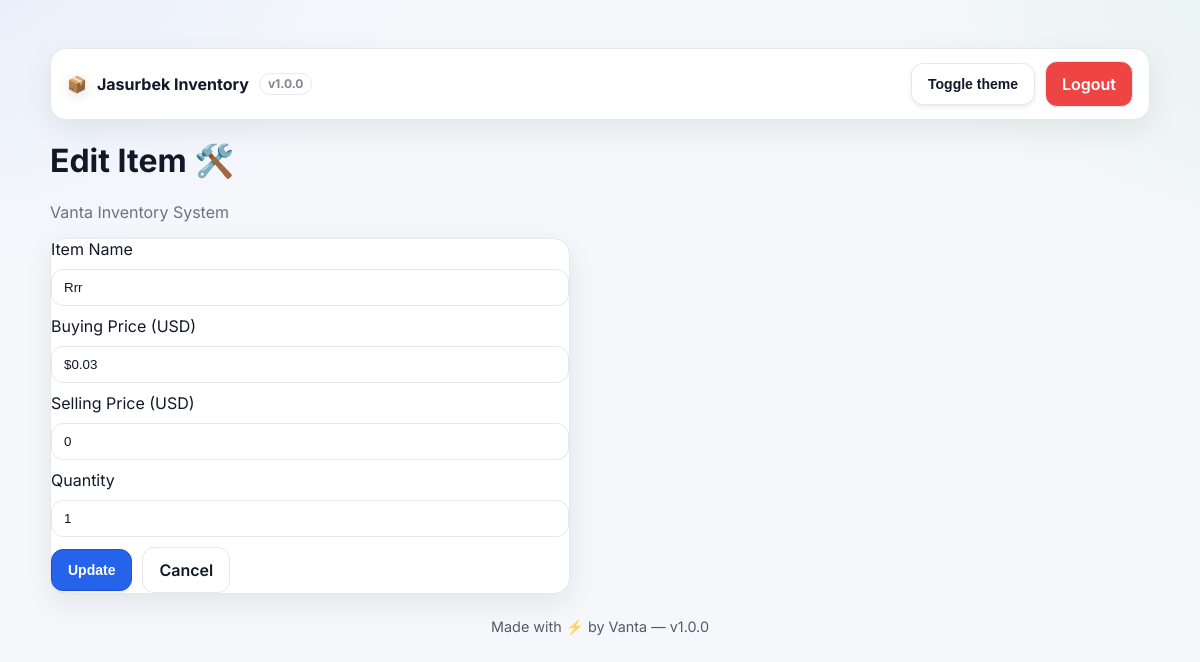
The app's page /edit/7 (signed in), older data.
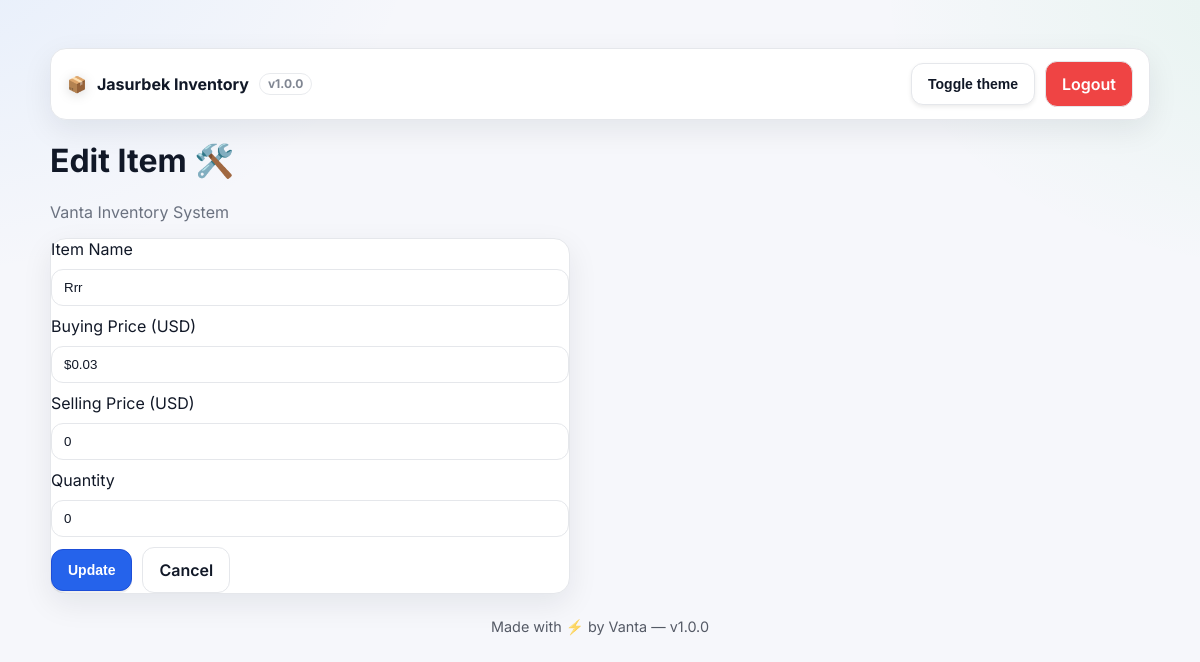
The same page, newer data.
### tables this page shows
CREATE TABLE inventory (
                id INTEGER PRIMARY KEY AUTOINCREMENT,
                name TEXT NOT NULL,
                buying_price REAL NOT NULL DEFAULT 0,
                selling_price REAL NOT NULL DEFAULT 0,
                quantity INTEGER NOT NULL DEFAULT 0,
                profit REAL NOT NULL DEFAULT 0,
                currency TEXT DEFAULT 'UZS',
                created_at TIMESTAMP NOT NULL DEFAULT CURRENT_TIMESTAMP
            , category TEXT, updated_at TIMESTAMP);

### app.py (the view, shortened to what this page needs)
@app.route("/edit/<int:item_id>", methods=["GET", "POST"])
def edit_item(item_id):
    if not is_logged_in():
        return redirect(url_for("login"))
    item = db.db_one("SELECT * FROM inventory WHERE id=:id", {"id": item_id})
    if not item:
        flash("Item not found!", "error")
        return redirect(url_for("index"))
    return render_template("edit.html", item=item)

### app.py (called while the page is built, shortened)
def get_version():
    try:
        return open("VERSION", encoding="utf-8").read().strip()
    except Exception:
        return os.getenv("APP_VERSION", "v1.0.0")

@app.context_processor
def inject_version():
    return {"APP_VERSION": get_version()}

def get_lang():
    return session.get("LANG", DEFAULT_LANG)

def get_curr():
    return session.get("CURR", DEFAULT_CURR)

def fmt_money(value, curr=None, lang=None):
    curr = curr or get_curr()
    lang = lang or get_lang()
    locale = "en_US" if lang == "en" else "uz_UZ"
    try:
        return _format_currency(float(value or 0), curr, locale=locale)
    except Exception:
        try:
            return f"{float(value):.2f} {curr}"
        except Exception:
            return f"{value} {curr}"

def _fetch_usd_rates():
    if OFFLINE:
        return {"USD": 1.0, "AED": 3.6725, "UZS": 12600.0}
    now = time.time()
    if _FX_CACHE["rates"] and (now - _FX_CACHE["ts"]) < 3600:
        return _FX_CACHE["rates"]

def convert_amount(value, from_curr=None, to_curr=None):
    try:
        v = float(value or 0)
    except Exception:
        return 0.0
    from_curr = (from_curr or BASE_CCY).upper()
    to_curr   = (to_curr or get_curr()).upper()
    if from_curr == to_curr:
        return v
    R = _fetch_usd_rates()
    if from_curr not in R or to_curr not in R:
        return v
    amount_usd = v / float(R[from_curr])
    return amount_usd * float(R[to_curr])

def money_plain(v, decimals=0):
    try:
        v = float(str(v).replace(",", ""))
    except (TypeError, ValueError):
        return v
    return f"{v:,.{decimals}f}"

def is_logged_in():
    return bool(session.get("logged_in"))

@app.before_request
def _inject_currency():
    g.CURRENCY = get_curr()

@app.template_filter("ccy")
def ccy(amount):
    return convert_amount(amount, from_curr=BASE_CCY, to_curr=get_curr())

@app.template_filter("fmtmoney")
def fmtmoney(amount):
    return fmt_money(amount, curr=get_curr(), lang=get_lang())

@app.context_processor
def inject_helpers():
    lang = get_lang()
    return {
        "fmt_money": fmt_money,
        "fmt_money_auto": fmt_money_auto,
        "convert": convert_amount,
        "USER_LANG": lang,
        "USER_CURR": get_curr(),
        "CURRENCY": get_curr(),
        "t": lambda key, _lang=None: t(key, lang if _lang is None else _lang),
    }

@app.template_filter("money")
def money_filter(v):
    try:
        return money_plain(v, decimals=0)
    except Exception:
        return v

### templates/edit.html (shortened to what this page needs)
﻿{% extends "base.html" %}
{% block content %}
<h1>Edit Item &#x1F6E0;&#xFE0F;</h1>
<p class="subtitle">Vanta Inventory System</p>
<form method="POST" class="form-col card edit-form">
  <label for="name">Item Name</label>
  <input id="name" type="text" name="name" placeholder="Item Name" value="{{ item[1] }}" required autocomplete="off" />
  <label for="buy">Buying Price ({{ CURRENCY }})</label>
  <input
    id="buy"
    type="text"
    name="buying_price"
    data-money
    data-decimals="0"
    inputmode="numeric"
    pattern="[\d,]*"
    autocomplete="off"
    placeholder="Buying Price ({{ CURRENCY }})"
    value="{{ (item[2] | ccy) | fmtmoney }}"
    value="{{ (item[3] | ccy) | fmtmoney }}"
    required />
  <label for="sell">Selling Price ({{ CURRENCY }})</label>
  <input
    id="sell"
    type="text"
    name="selling_price"
    data-money
    data-decimals="0"
    inputmode="numeric"
    pattern="[\d,]*"
    autocomplete="off"
    placeholder="Selling Price ({{ CURRENCY }})"
    value="{{ (item[3] | ccy) | money }}"
    required />
  <label for="qty">Quantity</label>
  <input id="qty" type="number" name="quantity" placeholder="Quantity" value="{{ item[4] }}" min="0" required />
  <div class="form-row form-actions">
    <button type="submit" class="btn btn-primary" id="saveBtn">Update</button>
    <a href="{{ url_for('index') }}" class="btn btn-outline">Cancel</a>
  </div>
</form>
{% endblock %}

### templates/base.html (shortened to what this page needs)
<!DOCTYPE html>
<html lang="{{ USER_LANG or 'en' }}">
<head>
  <link rel="stylesheet"
        href="https://cdnjs.cloudflare.com/ajax/libs/font-awesome/6.5.2/css/all.min.css"
>
  <link rel="stylesheet" href="{{ url_for('static', filename='style.css') }}?v={{ APP_VERSION }}">
  {% set AUTH_PAGES = ['login','forgot_password','forgot_password_post'] %}
</head>
<body class="{% if request.endpoint in AUTH_PAGES %}no-chrome{% endif %}">
  {% if request.endpoint not in AUTH_PAGES %}
  <header class="topbar card container" role="banner">
    <div class="brand">
      <span class="cube" aria-hidden="true">&#x1F4E6;</span>
      <strong>Jasurbek Inventory</strong>
      <span class="badge badge-version" title="Current build">{{ APP_VERSION }}</span>
    </div>
    <div class="actions-row">
      <button id="themeToggle" class="btn btn-outline" type="button" title="Toggle theme">Toggle theme</button>
      <a href="{{ url_for('logout') }}" class="btn btn-red logout">Logout</a>
    </div>
  </header>
  {% endif %}
  <main class="container" role="main">
    {% block content %}{% endblock %}
  </main>
  {% if request.endpoint not in AUTH_PAGES %}
  <footer class="footer container" role="contentinfo">
    Made with ⚡ by Vanta — {{ APP_VERSION }}
  </footer>
  {% endif %}
</body>
</html>

### static/style.css (style rules this page uses)
:root[data-theme="light"] { --bg:#f6f7fb; --card:#ffffff; --text:#111827; --muted:#6b7280; --border:#e5e7eb; --primary:#2563eb; --primary-600:#1d4ed8; --green:#16a34a; --cyan:#06b6d4; --yellow:#f59e0b; --red:#ef4444; --grid:rgba(0,0,0,.08); --shadow:0 10px 30px rgba(17,24,39,.08); --radius:16px; }
* { box-sizing:border-box }
html,body { height:100% }
body { margin:0; padding:28px; font-family:'Inter',system-ui,Segoe UI,Arial,sans-serif; color:var(--text); background: radial-gradient(900px 600px at -10% -10%, rgba(96,165,250,.12), transparent 60%), radial-gradient(800px 500px at 110% 0%, rgba(34,197,94,.08), transparent 55%), var(--bg); }
.container { max-width:1100px;margin:0 auto }
.card { background:var(--card); border:1px solid var(--border); border-radius:var(--radius); box-shadow:var(--shadow) }
.topbar { display:flex; align-items:center; justify-content:space-between; padding:12px 16px; margin-bottom:18px; backdrop-filter:blur(8px) }
.brand { display:flex; gap:10px; align-items:center; font-weight:700 }
.cube { filter: drop-shadow(0 2px 6px rgba(0,0,0,.15)) }
.subtitle { color:var(--muted); margin:.25rem 0 1rem }
.actions-row { display:flex; gap:10px; align-items:center; flex-wrap:wrap }
.footer { opacity:.7;font-size:.9rem;margin-top:24px;text-align:center }
.badge { display:inline-flex;align-items:center;gap:6px;padding:4px 8px;border-radius:999px;font-size:.75rem;font-weight:700;line-height:1;border:1px solid var(--border);background:var(--card);color:var(--muted) }
.badge-version { opacity:.85 }
.btn { display:inline-block;padding:10px 14px;border-radius:12px;font-weight:600;border:1px solid transparent;cursor:pointer;text-decoration:none }
.btn-outline { background:transparent;color:var(--primary);border-color:var(--primary) }
.btn-red { background:var(--red); color:#fff }
.btn-primary { background:var(--primary);color:#fff;border:none;box-shadow:0 2px 0 rgba(0,0,0,.06) }
button, input[type="submit"], input[type="button"] { display: inline-flex; align-items: center; justify-content: center; gap: 6px; padding: 10px 16px; border-radius: 12px; border: none; font-weight: 600; font-size: 14px; cursor: pointer; text-decoration: none; background: var(--primary); color: #fff; transition: background .2s, transform .15s; box-shadow: 0 2px 4px rgba(0,0,0,.08); }
button.logout, a.logout { background: var(--red) !important; color: #fff !important; }
form { margin:14px 0 22px }
.form-row { display:flex;gap:10px;flex-wrap:wrap;align-items:center }
.form-col { display:flex;flex-direction:column;gap:10px;max-width:520px }
input,select,button { padding:10px 12px;border-radius:12px;border:1px solid var(--border);background:var(--card);color:var(--text) }
.btn { display:inline-flex; align-items:center; justify-content:center; gap:8px; padding:12px 16px; border-radius:12px; border:1px solid var(--border); background:#fff; color:var(--text); font-weight:600; text-decoration:none; }
.btn-primary { background:var(--primary); color:#fff; border-color:var(--primary-600) }

Row changes from the older to the newer data that the page shows:
changed inventory "Rrr": quantity "1" → "0"
